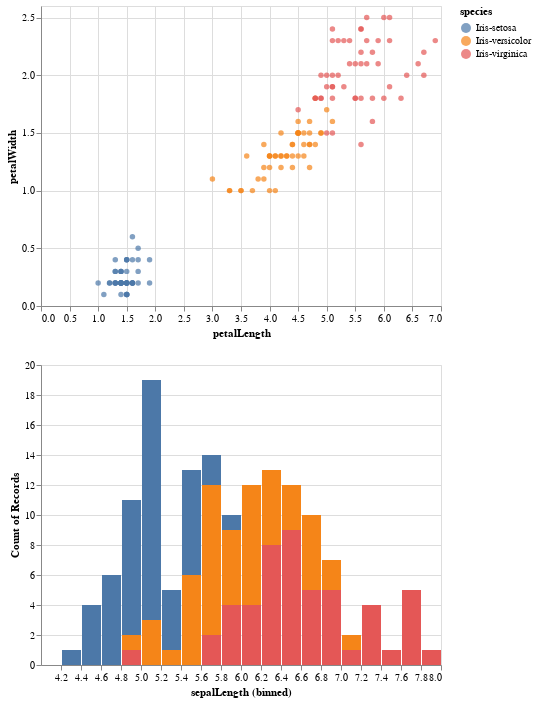

Here is the notebook cell this chart was saved with:
### Code cell
c = altair.Chart(irisdf).mark_point(filled=True).encode(
    x='petalLength',
    y='petalWidth',
    color='species'
).add_selection(
    my_si
)

bars = altair.Chart(irisdf).mark_bar().encode(
    x=altair.X('sepalLength',
               bin=altair.Bin(maxbins=20),
               scale=altair.Scale(domain=(4, 8))),
    y='count()',
    color='species'
).transform_filter(
    my_si
)

c & bars

### Figure 1 — Vega-Lite specification as saved in the notebook (floating-point values rounded to 4 significant figures; data arrays with more than 128 entries replaced by an {"elided": "..."} marker saying what was removed)
{"config": {"view": {"continuousWidth": 400, "continuousHeight": 300}}, "vconcat": [{"mark": {"type": "point", "filled": true}, "encoding": {"color": {"type": "nominal", "field": "species"}, "x": {"type": "quantitative", "field": "petalLength"}, "y": {"type": "quantitative", "field": "petalWidth"}}, "selection": {"selector002": {"type": "interval"}}}, {"mark": "bar", "encoding": {"color": {"type": "nominal", "field": "species"}, "x": {"type": "quantitative", "bin": {"maxbins": 20}, "field": "sepalLength", "scale": {"domain": [4, 8]}}, "y": {"type": "quantitative", "aggregate": "count"}}, "transform": [{"filter": {"selection": "selector002"}}]}], "data": {"name": "data-3a3fd379bbfbed704e4e8a03a1cdbfe8"}, "$schema": "https://vega.github.io/schema/vega-lite/v4.8.1.json", "datasets": {"data-3a3fd379bbfbed704e4e8a03a1cdbfe8": {"elided": "150 records"}}}
